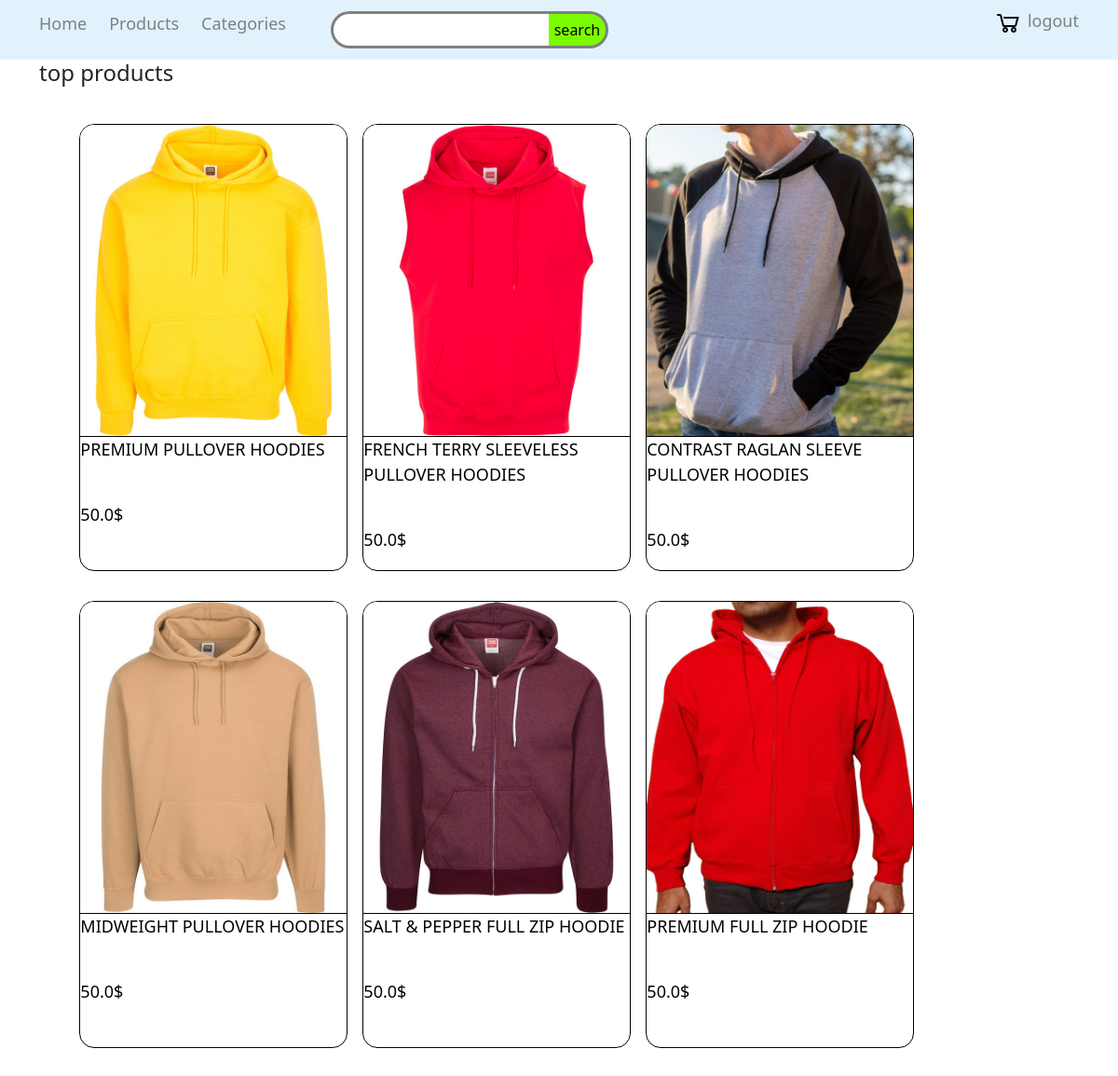
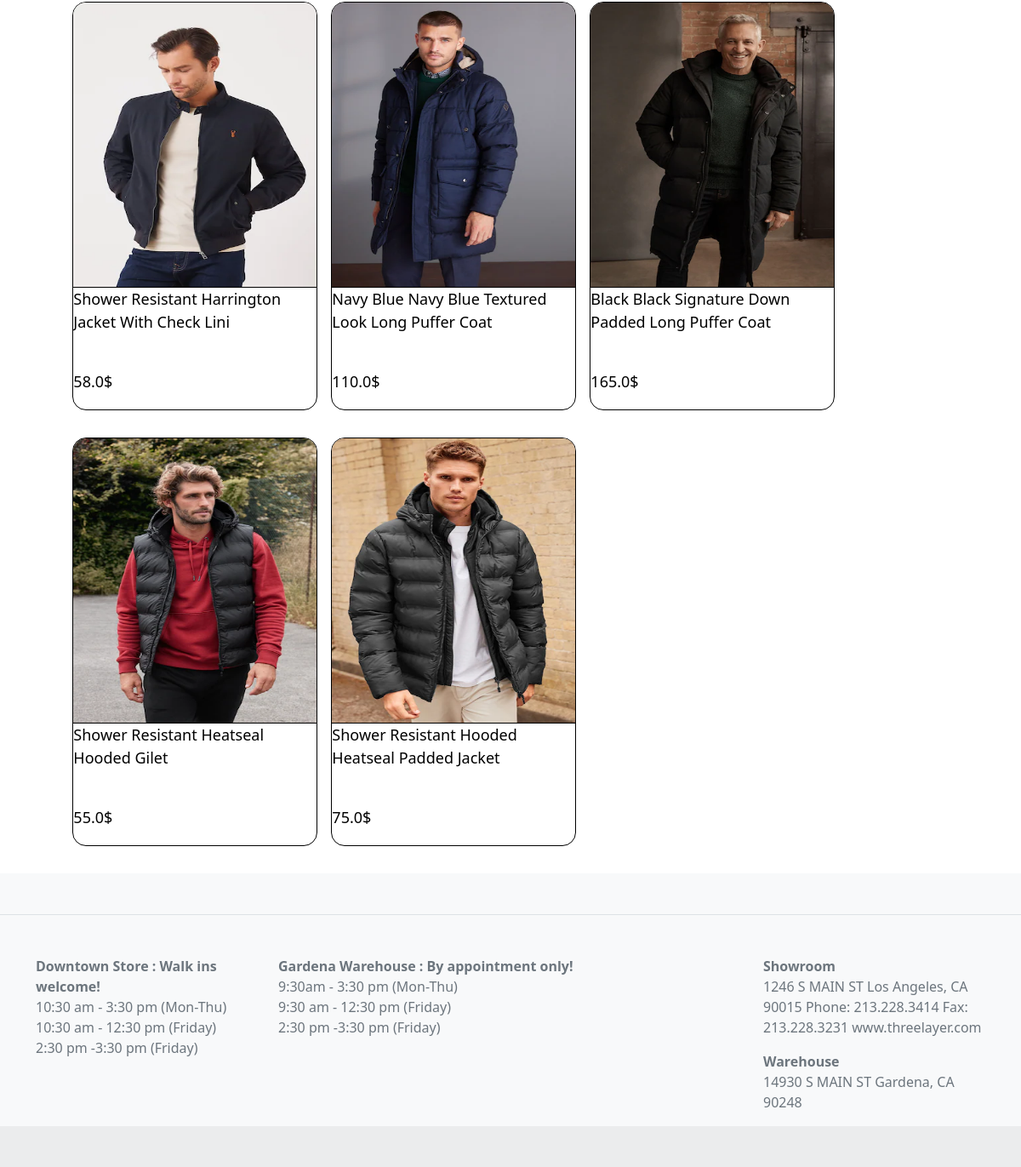
The app's page / (signed in) with its own data (2 pictures, top to bottom).
### products/models.py (models this page shows, shortened)
class Product(models.Model):
    title=models.CharField(max_length=50)
    description=models.TextField(blank=True)
    avatar=models.ImageField(blank=True,upload_to='products/')
    is_enable=models.BooleanField(default=True)
    categories=models.ManyToManyField('Category',blank=True)
    created_time=models.DateTimeField(auto_now_add=True)
    updated_time=models.DateTimeField(auto_now=True)
    price=models.FloatField(default=50.0)
    is_top=models.BooleanField(default=False)

### products/views.py (the view)
# urls.py: 2. Add a URL to urlpatterns:  path('', Home.as_view(), name='home')
def Home(req):
    if req.method == "POST":
        if req.POST.get('search') != None:
            if req.POST.get('search') != '':
                return redirect('/search/' + req.POST.get('search'))
    product=Product.objects.filter(is_top=True)
    return render(req ,'products/home.html',{'product':product})

### templates/products/home.html (shortened to what this page needs)
{% extends "products/base.html" %}
{% block main %}
    <h4>top products</h4>
    <div class="WrapperTotal">
        <div class="MyContainer">
            {% for p in product %}
                {% if p.is_enable %}
                    <a href= "/products/{{ p.id }}" class="WrapperItems">
                        <div class="item">
                            <div class="ImageStyle">
                                <img src="/media/{{ p.avatar }}" class="image">
                            </div>
                            <div class="wrapperTitle">
                                <p>{{ p.title }}</p>
                                <br>
                                <p>{{ p.price }}$</p>
                            </div>
                        </div>
                    </a>
                {% endif %}
            {% endfor %}
        </div>
    </div>
{% endblock %}

### records on screen
Product: avatar (picture), title "PREMIUM PULLOVER HOODIES", price "50.0"
Product: avatar (picture), title "FRENCH TERRY SLEEVELESS PULLOVER HOODIES", price "50.0"
Product: avatar (picture), title "CONTRAST RAGLAN SLEEVE PULLOVER HOODIES", price "50.0"
Product: avatar (picture), title "MIDWEIGHT PULLOVER HOODIES", price "50.0"
Product: avatar (picture), title "SALT & PEPPER FULL ZIP HOODIE", price "50.0"
Product: avatar (picture), title "PREMIUM FULL ZIP HOODIE", price "50.0"
Product: avatar (picture), title "Shower Resistant Harrington Jacket With Check Lini", price "58.0"
Product: avatar (picture), title "Navy Blue Navy Blue Textured Look Long Puffer Coat", price "110.0"
Product: avatar (picture), title "Black Black Signature Down Padded Long Puffer Coat", price "165.0"
Product: avatar (picture), title "Shower Resistant Heatseal Hooded Gilet", price "55.0"
Product: avatar (picture), title "Shower Resistant Hooded Heatseal Padded Jacket", price "75.0"
